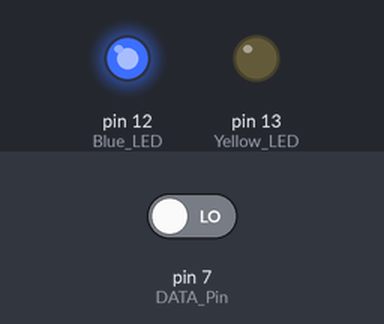
The sketch below on a simulated Arduino Uno, built with avr-gcc and run on an emulated ATmega328P. Parts: output pins drawn as LEDs (lit = HIGH). Inputs (shaded band) come from the test bench; at power-on: pin 7 (DATA_Pin) LOW. What the sketch prints to the serial monitor is not drawn.

Above: at 1.2 s.
1.3 s: pin 7 (DATA_Pin) driven HIGH
At 2.0 s:
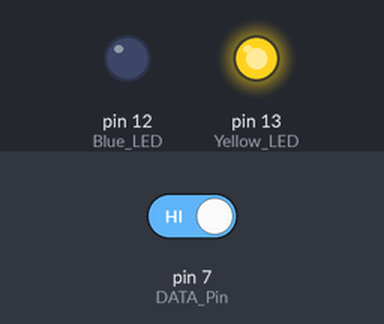
2.8 s: pin 7 (DATA_Pin) driven LOW
At 3.2 s:
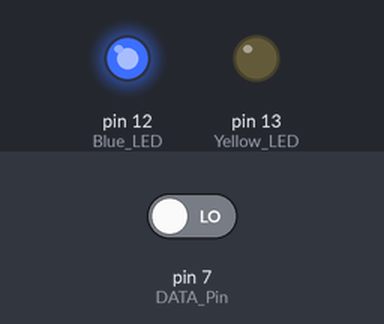
Timing chart, 0 to 5.8 s (numbered marks = the images above; inputs shaded):
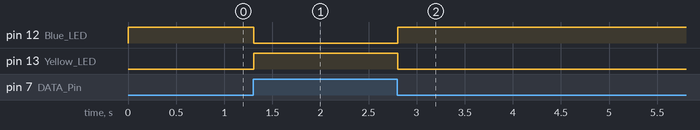

The sketch:

Hall_Effect_Tester.ino
```cpp
/*
 By Robert Wilson
 17 July 2017
*/

const int DATA_Pin = 7;

void setup()
{
  // initialize digital pins 12-13 as outputs and 11 as an input.
  pinMode(DATA_Pin, INPUT);    // Hall Efect Sensor
  pinMode(12, OUTPUT);         // Blue LED
  pinMode(13, OUTPUT);         // Yellow LED
    Serial.begin(9600);  // Init serial to 9600b/s

  digitalWrite(12, LOW);      // Initialize LEDs to off
  digitalWrite(13, LOW);      // Initialize LEDs to off
}

void loop()
{
  // Cgecks hall sensor and responds with LED, this runs repeatedly:
  int SensorValue = digitalRead(DATA_Pin);

  if(SensorValue == 1)
  {
    Serial.println(SensorValue);
    digitalWrite(12, LOW);
    digitalWrite(13, HIGH);
  }
  else
  {
   Serial.println(SensorValue);
   digitalWrite(13, LOW);
   digitalWrite(12, HIGH);
  }
}
```

Measured:
- after the input at 1.3 s, pin 12 (Blue_LED): HIGH → LOW at once; pin 13 (Yellow_LED): LOW → HIGH at once
- after the input at 2.8 s, pin 12 (Blue_LED): LOW → HIGH at once; pin 13 (Yellow_LED): HIGH → LOW at once
